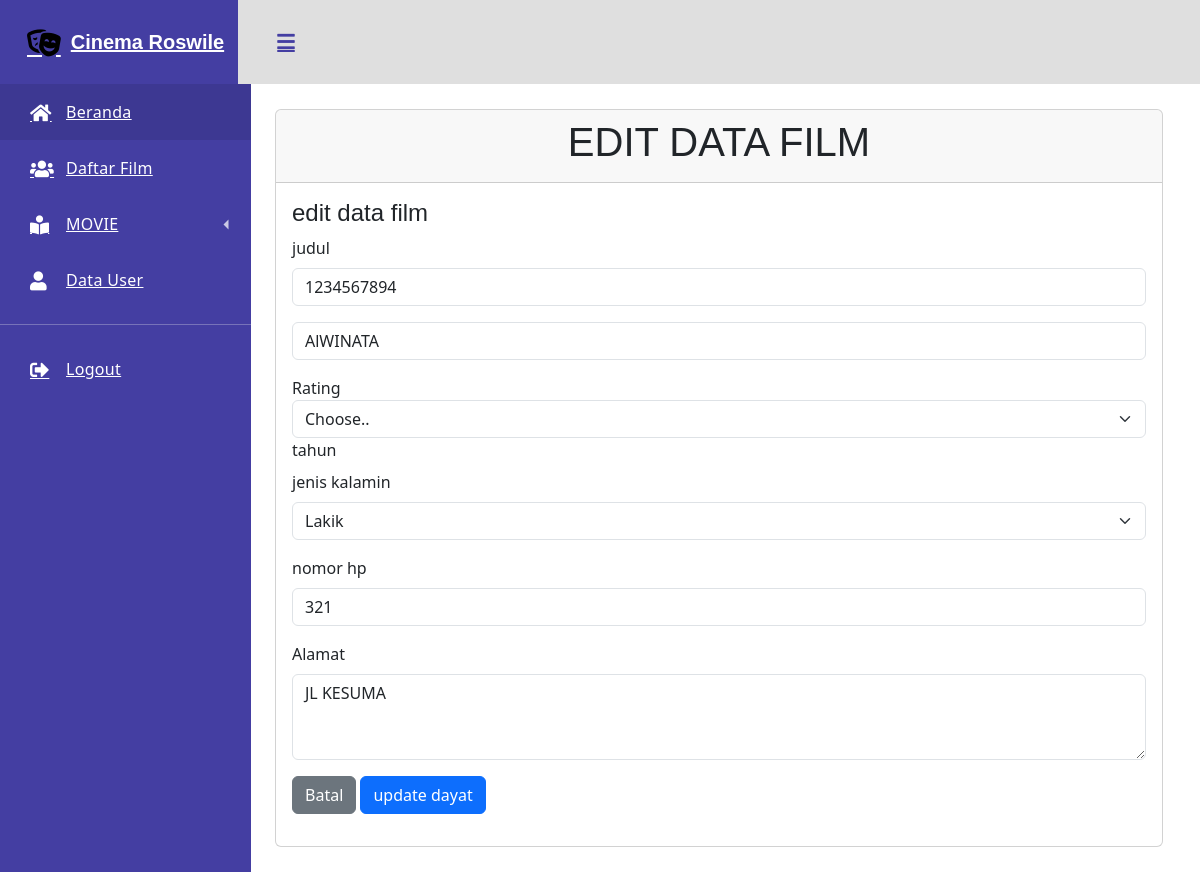
/media.php?module=edit-siswa&id=1234567894 (signed in), run on the app's committed database.
### tables this page shows
CREATE TABLE `muda_siswa` (
  `nisn` varchar(10) NOT NULL,
  `nama_siswa` varchar(50) DEFAULT NULL,
  `jurusan` varchar(255) DEFAULT NULL,
  `jenis_kelamin` varchar(2) DEFAULT NULL,
  `alamat` text DEFAULT NULL,
  `no_hp` varchar(13) DEFAULT NULL
);

### module/siswa/siswa-update.php (the view, shortened to what this page needs)
<?php
$nisn = $_GET['id'];
$query = "SELECT * FROM muda_siswa WHERE nisn= '$nisn'";
$conn = mysqli_query($connection, $query);
$data = mysqli_fetch_array($conn);
?>
<div class='card'>
                    <div class='card-header'>
                        <h1>EDIT DATA  FILM </h1>
                    </div>
                    <div class='card-body'>
                      <h4>edit data film</h4>
                      <form action="module/siswa/aksi.php?module=siswa&act=update"method="post">
                          <div class="mb-3">
                            <label for="nisn" class="form-label">judul</label>
                            <input type="text" name="nisn" value="<?= $data['nisn']; ?>" class="form-control" readonly>
                          </div>
                          <div class="mb-3">
                            <input type="text" name="nama_siswa" value="<?= $data['nama_siswa']; ?>" class="form-control"require>
                          </div>
                          <div class="mb3">
                            <label for="">Rating</label>
                            <select name="jurusan" id="" class="form-select">
                          <option disabled selected value="">Choose..</option>
                            </select>
                          </div>
                          <label for="nama_siswa" class="form-label">tahun</label>
                          <div class="mb-3">
                            <label for="jenis_kelamin" class="form-label">jenis kalamin</label>
                            <select name="jenis_kelamin" class="form-select">
                              <?php if ($data['jenis_kelamin'] == 'L') : ?>
                                <option value="L" selected >Lakik</option>
                                <?php else : ?>
                                  <option value="L" selectd >lakik</option>
                                  <option value="P">Padusi</option>
                                  <?php endif;?>
                            </select>
                          </div>
                          <div class="mb-3">
                            <label for="no_hp" class="form-label">nomor hp</label>
                            <input type="text" name="no_hp" value="<?= $data['no_hp']; ?>" class="form-control" readonly>
                          </div>
                          <div class="mb-3">
                                <label for="alamat" class="form-label">Alamat</label>
                                <textarea name="alamat" rows="3" class="form-control"><?= $data['alamat']; ?></textarea>
                            </div>
                            <div class="mb-3">
                                <a href="?module=siswa" class="btn btn-secondary">Batal</a>
                                <button type="submit" class="btn btn-primary">update dayat</button>
                            </form>
                            </div>
                            </div>
                    </div>
                </div>

### asset/style.css (style rules this page uses)
:root { --font-family-sans-serif: "Open Sans", -apple-system, BlinkMacSystemFont, "Segoe UI", Roboto, "Helvetica Neue", Arial, sans-serif, "Apple Color Emoji", "Segoe UI Emoji", "Segoe UI Symbol", "Noto Color Emoji"; }
*, *::before, *::after { -webkit-box-sizing: border-box; box-sizing: border-box; }
html { font-family: sans-serif; line-height: 1.15; -webkit-text-size-adjust: 100%; -webkit-tap-highlight-color: rgba(0, 0, 0, 0); }
body { margin: 0; font-family: "Open Sans", -apple-system, BlinkMacSystemFont, "Segoe UI", Roboto, "Helvetica Neue", Arial, sans-serif, "Apple Color Emoji", "Segoe UI Emoji", "Segoe UI Symbol", "Noto Color Emoji"; font-size: 1rem; font-weight: 400; line-height: 1.5; color: #515151; text-align: left; background-color: #e9edf4; }
h1, h2, h3, h4, h5, h6 { margin-top: 0; margin-bottom: 0.5rem; }
a { color: #3f84fc; text-decoration: none; background-color: transparent; }
h1, h2, h3, h4, h5, h6, .h1, .h2, .h3, .h4, .h5, .h6 { font-family: "Nunito", sans-serif; margin-bottom: 0.5rem; font-weight: 500; line-height: 1.2; }
h1, .h1 { font-size: 2.5rem; font-weight: normal; }
.card { position: relative; display: -webkit-box; display: -webkit-flex; display: -ms-flexbox; display: flex; -webkit-box-orient: vertical; -webkit-box-direction: normal; -webkit-flex-direction: column; -ms-flex-direction: column; flex-direction: column; min-width: 0; word-wrap: break-word; background-color: #fff; background-clip: border-box; border: 1px solid rgba(0, 0, 0, 0.125); border-radius: 0; }
.card-body { -webkit-box-flex: 1; -webkit-flex: 1 1 auto; -ms-flex: 1 1 auto; flex: 1 1 auto; padding: 1.25rem; }
.card-header { padding: 0.75rem 1.25rem; margin-bottom: 0; background-color: rgba(0, 0, 0, 0.03); border-bottom: 1px solid rgba(0, 0, 0, 0.125); text-align: center; }

### data on the page
muda_siswa: nisn "1234567894", nama_siswa "AlWINATA", jenis_kelamin "Lakik", no_hp "321", alamat "JL KESUMA"
